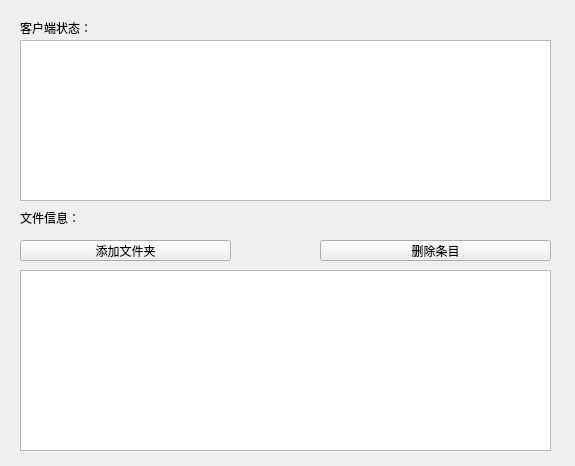
<?xml version="1.0" encoding="UTF-8"?>
<ui version="4.0">
 <class>Server</class>
 <widget class="QWidget" name="Server">
  <property name="geometry">
   <rect>
    <x>0</x>
    <y>0</y>
    <width>575</width>
    <height>466</height>
   </rect>
  </property>
  <property name="windowTitle">
   <string>Server</string>
  </property>
  <widget class="QLabel" name="label">
   <property name="geometry">
    <rect>
     <x>20</x>
     <y>20</y>
     <width>71</width>
     <height>16</height>
    </rect>
   </property>
   <property name="text">
    <string>客户端状态：</string>
   </property>
  </widget>
  <widget class="QLabel" name="label_2">
   <property name="geometry">
    <rect>
     <x>20</x>
     <y>210</y>
     <width>61</width>
     <height>16</height>
    </rect>
   </property>
   <property name="text">
    <string>文件信息：</string>
   </property>
  </widget>
  <widget class="QPushButton" name="delete_button">
   <property name="geometry">
    <rect>
     <x>320</x>
     <y>240</y>
     <width>231</width>
     <height>21</height>
    </rect>
   </property>
   <property name="text">
    <string>删除条目</string>
   </property>
  </widget>
  <widget class="QPushButton" name="add_button">
   <property name="geometry">
    <rect>
     <x>20</x>
     <y>240</y>
     <width>211</width>
     <height>21</height>
    </rect>
   </property>
   <property name="text">
    <string>添加文件夹</string>
   </property>
  </widget>
  <widget class="QListWidget" name="client_list">
   <property name="geometry">
    <rect>
     <x>20</x>
     <y>40</y>
     <width>531</width>
     <height>161</height>
    </rect>
   </property>
  </widget>
  <widget class="QListWidget" name="file_list">
   <property name="geometry">
    <rect>
     <x>20</x>
     <y>270</y>
     <width>531</width>
     <height>181</height>
    </rect>
   </property>
  </widget>
  <zorder>delete_button</zorder>
  <zorder>label</zorder>
  <zorder>label_2</zorder>
  <zorder>add_button</zorder>
  <zorder>client_list</zorder>
  <zorder>file_list</zorder>
 </widget>
 <layoutdefault spacing="6" margin="11"/>
 <resources/>
 <connections/>
 <slots>
  <slot>on_add_button_clicked()</slot>
 </slots>
</ui>
